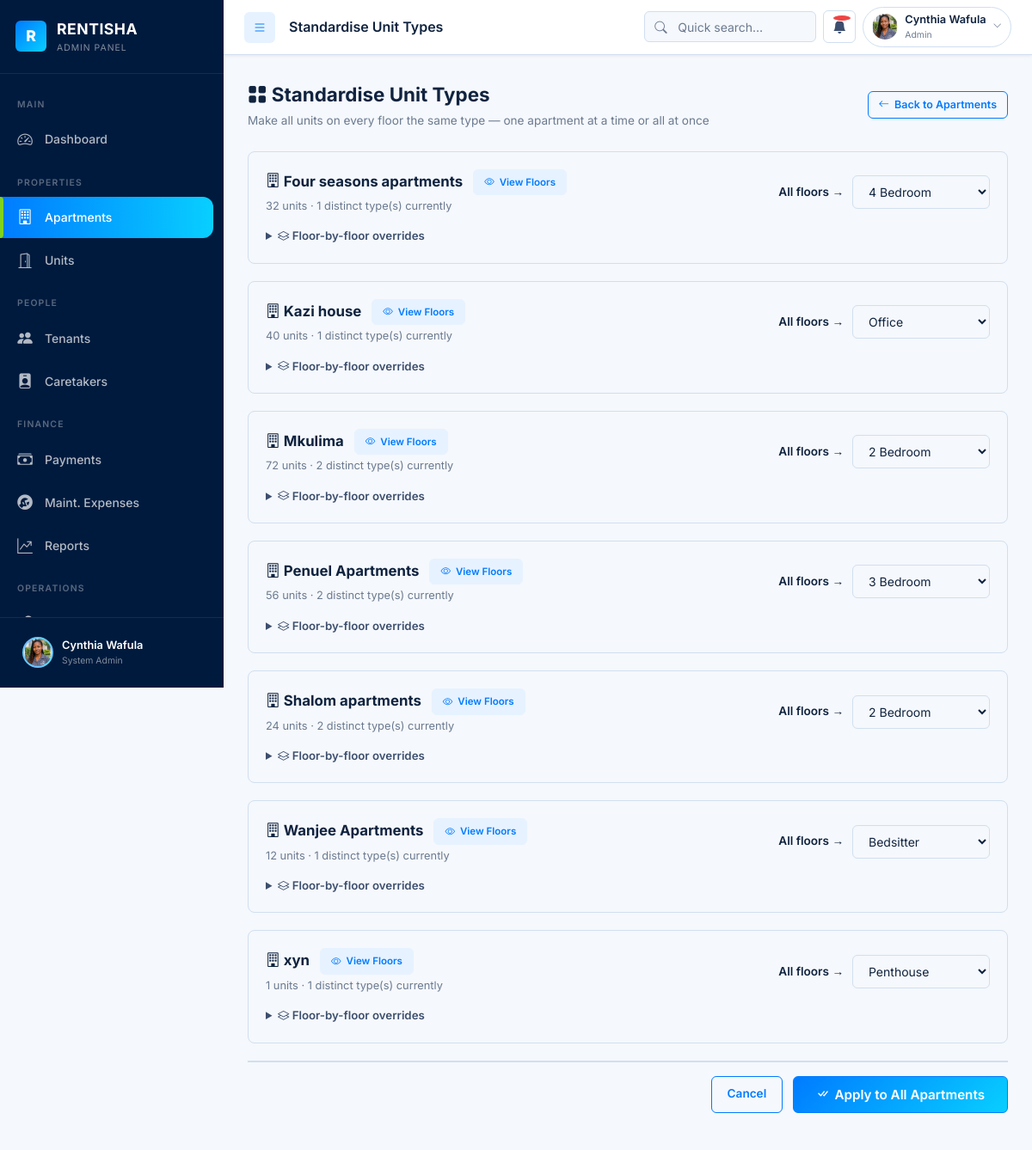
Page /admin/standardise_unit_types.php (signed in) on the committed database.
### tables this page shows
CREATE TABLE `apartments` (
  `id` int(10) UNSIGNED NOT NULL,
  `name` varchar(120) NOT NULL,
  `location` varchar(255) NOT NULL,
  `county` varchar(80) DEFAULT NULL,
  `town` varchar(80) DEFAULT NULL,
  `estate` varchar(80) DEFAULT NULL,
  `street` varchar(120) DEFAULT NULL,
  `floors` tinyint(3) UNSIGNED DEFAULT 1,
  `total_units` smallint(5) UNSIGNED DEFAULT 0,
  `caretaker_id` int(10) UNSIGNED DEFAULT NULL COMMENT 'FK → users (caretaker)',
  `status` enum('Active','Inactive') NOT NULL DEFAULT 'Active',
  `description` text DEFAULT NULL,
  `created_at` datetime NOT NULL DEFAULT current_timestamp(),
  `updated_at` datetime DEFAULT NULL ON UPDATE current_timestamp()
);

### admin/standardise_unit_types.php (the view, shortened to what this page needs)
<?php
$pdo = getDB();
$aptsStmt = $pdo->query(
    "SELECT a.id, a.name,
            COUNT(u.id) AS total_units,
            COUNT(DISTINCT u.unit_type) AS distinct_types
     FROM apartments a
     LEFT JOIN units u ON u.apartment_id = a.id
     WHERE a.status = 'Active'
     GROUP BY a.id
     ORDER BY a.name"
);
$apartments = $aptsStmt->fetchAll(PDO::FETCH_ASSOC);
$aptFloors = [];
foreach ($apartments as $apt) {
    $fs = $pdo->prepare(
        "SELECT floor,
                GROUP_CONCAT(DISTINCT unit_type ORDER BY unit_type) AS types,
                COUNT(*) AS cnt
         FROM units
         WHERE apartment_id = :apt AND unit_type != '' AND unit_type IS NOT NULL
         GROUP BY floor
         ORDER BY floor"
    );
    $fs->execute([':apt' => $apt['id']]);
    $aptFloors[$apt['id']] = $fs->fetchAll(PDO::FETCH_ASSOC);
}
function mostCommonType(int $aptId, PDO $pdo): string {
    $st = $pdo->prepare(
        "SELECT unit_type, COUNT(*) AS cnt
         FROM units WHERE apartment_id=:apt AND unit_type != '' AND unit_type IS NOT NULL
         GROUP BY unit_type ORDER BY cnt DESC LIMIT 1"
    );
    $st->execute([':apt' => $aptId]);
    return (string)($st->fetchColumn() ?: '1 Bedroom');
}
$highlight = (int)($_GET['highlight'] ?? 0);
?>
<!DOCTYPE html>
<html lang="en">
<head>
  <link rel="stylesheet" href="https://cdn.jsdelivr.net/npm/bootstrap-icons@1.11.3/font/bootstrap-icons.min.css">
  <link rel="stylesheet" href="../assets/css/style.css">
</head>
<body>
<div class="rms-shell">
  <?php include '../includes/sidebar_admin.php'; ?>
  <div class="main-content" id="mainContent">
    <?php include '../includes/topnav.php'; ?>
    <div class="page-content">
      <div class="page-header">
        <div>
          <h1><i class="bi bi-grid-fill"></i> Standardise Unit Types</h1>
          <p>Make all units on every floor the same type — one apartment at a time or all at once</p>
        </div>
        <a href="apartments.php" class="btn btn-outline btn-sm">
          <i class="bi bi-arrow-left"></i> Back to Apartments
        </a>
      </div>
      <?php if (empty($apartments)): ?>
      <div class="card">
        <div class="card-body" style="text-align:center;padding:40px;color:var(--text-muted);">
          No active apartments found.
        </div>
      </div>
      <?php else: ?>
      <form method="POST" action="standardise_unit_types.php" id="bulkForm">
        <?php foreach ($apartments as $apt):
          $aptId      = $apt['id'];
          $floors     = $aptFloors[$aptId] ?? [];
          $common     = mostCommonType($aptId, $pdo);
        ?>
        <div class="apt-card" id="apt-<?= $aptId ?>"
             style="<?= $highlight === $aptId ? 'border-color:var(--primary);box-shadow:0 0 0 3px rgba(0,123,255,.15);' : '' ?>">
          <div class="apt-card-header">
            <div>
              <div class="apt-title">
                <i class="bi bi-building"></i> <?= htmlspecialchars($apt['name']) ?>
                <a href="organize_floors.php?apt=<?= $aptId ?>" class="btn btn-secondary btn-sm" style="margin-left:8px;font-size:.72rem;">
                  <i class="bi bi-eye"></i> View Floors
                </a>
              </div>
              <div style="font-size:.8rem;color:var(--text-muted);margin-top:3px;">
                <?= $apt['total_units'] ?> units · <?= $apt['distinct_types'] ?> distinct type(s) currently
              </div>
            </div>
            <div style="display:flex;align-items:center;gap:10px;">
              <label style="font-size:.85rem;font-weight:600;white-space:nowrap;">All floors →</label>
              <select name="apt_type_<?= $aptId ?>" id="global_<?= $aptId ?>"
                      class="form-control" style="width:160px;"
                      onchange="propagateGlobal(<?= $aptId ?>)">
                <optgroup label="Residential">
                  <?php foreach (['Bedsitter','Studio','Self-Contained','1 Bedroom','2 Bedroom','3 Bedroom','4 Bedroom','Penthouse','Maisonette'] as $t): ?>
                  <option value="<?= $t ?>" <?= $t === $common ? 'selected' : '' ?>><?= $t ?></option>
                  <?php endforeach; ?>
                </optgroup>
                <optgroup label="Commercial">
                  <?php foreach (['Shop','Office','Other'] as $t): ?>
                  <option value="<?= $t ?>" <?= $t === $common ? 'selected' : '' ?>><?= $t ?></option>
                  <?php endforeach; ?>
                </optgroup>
              </select>
            </div>
          </div>
          <?php if (!empty($floors)): ?>
          <details>
            <summary style="cursor:pointer;font-size:.83rem;font-weight:600;color:var(--text-secondary);">
              <i class="bi bi-layers"></i> Floor-by-floor overrides
            </summary>
          </details>
          <?php endif; ?>
        </div>
        <?php endforeach; ?>
        <div style="position:sticky;bottom:0;background:var(--bg);padding:16px 0;border-top:2px solid var(--border);display:flex;justify-content:flex-end;gap:12px;">
          <a href="apartments.php" class="btn btn-outline">Cancel</a>
          <button type="submit" class="btn btn-primary btn-lg"
            onclick="return confirm('Apply unit type changes to ALL listed apartments? This updates type labels only.')">
            <i class="bi bi-check-all"></i> Apply to All Apartments
          </button>
        </div>
      </form>
      <?php endif; ?>
    </div>
  </div>
</div>
</body>
</html>

### assets/css/style.css (style rules this page uses)
:root { --navy: #001A3D; --navy-dark: #001329; --blue: #007BFF; --cyan: #08CFFF; --lime: #7ED321; --white: #FFFFFF; --bg-light: #F5F8FC; --text-dark: #10233F; --text-muted-r: #6B7A90; --primary: #007BFF; --primary-dark: #0056b3; --primary-light: #3d9bff; --primary-pale: #e6f2ff; --secondary: #08CFFF; --accent: #08CFFF; --success: #7ED321; --warning: #f59e0b; --danger: #ef4444; --info: #08CFFF; --bg: #F5F8FC; --bg-card: #ffffff; --bg-sidebar: #001A3D; --bg-sidebar-alt: #001f4a; --text-primary: #10233F; --text-secondary: #3d4f6e; --text-muted: #6B7A90; --text-white: #ffffff; --border: #d0dff0; --shadow-sm: 0 1px 4px rgba(0,26,61,.08); --shadow-md: 0 4px 16px rgba(0,123,255,.12); --shadow-lg: 0 8px 32px rgba(0,26,61,.20); --radius-sm: 6px; --radius-md: 12px; --radius-lg: 18px; --radius-xl: 24px; --sidebar-w: 260px; --sidebar-w-collapsed: 70px; --topnav-h: 64px; --transition: all .25s cubic-bezier(.4,0,.2,1); --font: 'Inter', 'Segoe UI', system-ui, sans-serif; }
*, *::before, *::after { box-sizing: border-box; margin: 0; padding: 0; }
html { font-size: 16px; scroll-behavior: smooth; }
body { font-family: var(--font); background: var(--bg); color: var(--text-primary); line-height: 1.6; min-height: 100vh; }
a { color: var(--primary); text-decoration: none; transition: var(--transition); }
button, input, select, textarea { font-family: inherit; font-size: inherit; }
h1 { font-size: 1.75rem; font-weight: 700; }
p { color: var(--text-secondary); }
.rms-shell { display: flex; min-height: 100vh; }
.main-content { margin-left: var(--sidebar-w); flex: 1; min-height: 100vh; transition: var(--transition); display: flex; flex-direction: column; }
.page-content { flex: 1; padding: 28px 28px; overflow-x: hidden; }
.page-header { display: flex; align-items: center; justify-content: space-between; margin-bottom: 24px; flex-wrap: wrap; gap: 12px; }
.page-header h1 { font-size: 1.4rem; font-weight: 700; color: var(--text-primary); }
.page-header p { font-size: .85rem; color: var(--text-muted); margin-top: 2px; }
.btn { display: inline-flex; align-items: center; gap: 6px; padding: 8px 18px; border-radius: var(--radius-sm); border: 1.5px solid transparent; font-size: .85rem; font-weight: 600; cursor: pointer; transition: var(--transition); white-space: nowrap; text-decoration: none; vertical-align: middle; }
.btn-primary { background: linear-gradient(135deg, #007BFF, #08CFFF); color: #fff; border-color: #007BFF; }
.btn-secondary { background: var(--primary-pale); color: var(--primary); border-color: var(--primary-pale); }
.btn-outline { background: transparent; color: var(--primary); border-color: var(--primary); }
.btn-sm { padding: 5px 12px; font-size: .78rem; }
.btn-lg { padding: 11px 26px; font-size: .95rem; }
.form-control { width: 100%; padding: 9px 14px; border: 1.5px solid var(--border); border-radius: var(--radius-sm); background: var(--bg); color: var(--text-primary); font-size: .875rem; transition: var(--transition); outline: none; }
.form-control::placeholder { color: var(--text-muted); }
select.form-control { cursor: pointer; }

### admin/standardise_unit_types.php (style rules this page uses)
.apt-card { background:var(--card-bg); border:1px solid var(--border); border-radius:8px; padding:20px; margin-bottom:20px; }
.apt-card-header { display:flex; align-items:center; justify-content:space-between; margin-bottom:14px; }
.apt-title { font-size:1.05rem; font-weight:700; }

### rows in the picture
apartments: name "Four seasons apartments", total_units "32", distinct_types "1", id "4 Bedroom"
apartments: name "Kazi house", total_units "40", distinct_types "1", id "Office"
apartments: name "Mkulima", total_units "72", distinct_types "2", id "2 Bedroom"
apartments: name "Penuel Apartments", total_units "56", distinct_types "2", id "3 Bedroom"
apartments: name "Shalom apartments", total_units "24", distinct_types "2", id "2 Bedroom"
apartments: name "Wanjee Apartments", total_units "12", distinct_types "1", id "Bedsitter"
apartments: name "xyn", total_units "1", distinct_types "1", id "Penthouse"

### other values in the picture
$_SESSION['name'] "Cynthia Wafula"
$pageTitle "Standardise Unit Types"
$userName "Cynthia Wafula"
$roleBadge['label'] "Admin"
